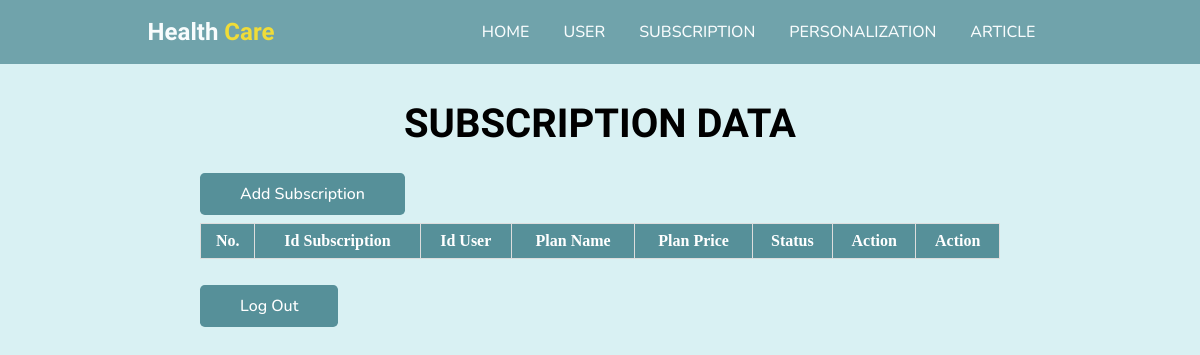
The page /admin/adminsubs.php on the database as committed earlier.
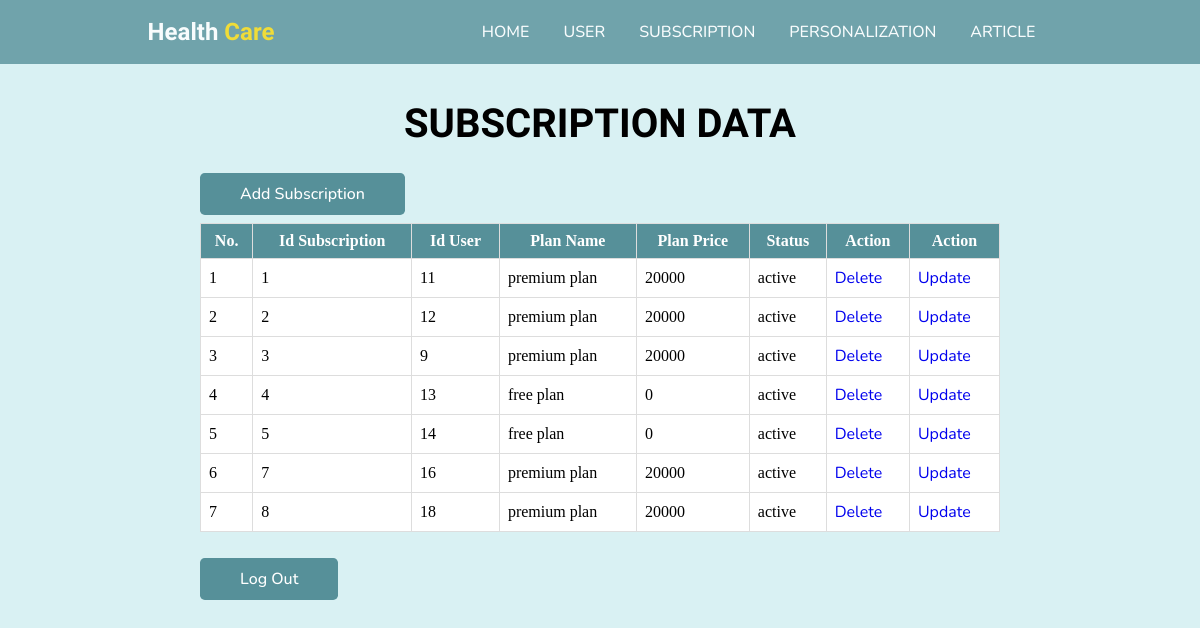
The same page on the database as committed later.
### tables this page shows
CREATE TABLE `subscription` (
  `id_subscription` int(11) NOT NULL,
  `id_user` int(11) NOT NULL,
  `plan_name` varchar(50) NOT NULL,
  `plan_price` varchar(225) NOT NULL,
  `status` varchar(11) NOT NULL
);

### admin/adminsubs.php (the view, shortened to what this page needs)
<!DOCTYPE html>
<html lang="en">
<head>
    <link rel="stylesheet" href="style_page.css">
</head>
<body>
    <header>
        <div class="logo">
            <h2>Health <span>Care</span></h2>
        </div>
        <ul class="navbar">
        <li><a href="index.php">Home</a></li>
            <li><a href="adminuser.php">User</a></li>
            <li><a href="adminsubs.php">Subscription</a></li>
            <li><a href="adminperson.php">Personalization</a></li>
            <li><a href="adminarticle.php">Article</a></li>
        </ul>
    </header>
    <section class="user">
    <h1 class="heading">Subscription Data</h1>
    <br>
    <br>
        <a href="adminsubsadd.php" class="btn">Add Subscription</a>
        <br>
        <br>
        <table border="1" class="table">
            <tr>
                <th>No.</th>
                <th>Id Subscription</th>
                <th>Id User</th>
                <th>Plan Name</th>
                <th>Plan Price</th>
                <th>Status</th>
                <th>Action</th>
                <th>Action</th>
            </tr>
            <?php
            include '../connect.php';
            $query_mysql = mysqli_query($mysqli, "SELECT * FROM subscription") or die(mysqli_error($mysqli));
            $nomor = 1;
            while($data = mysqli_fetch_array($query_mysql)) {
            ?>
            <tr>
                <td><?php echo $nomor++; ?></td>
                <td><?php echo $data['id_subscription']; ?></td>
                <td><?php echo $data['id_user']; ?></td>
                <td><?php echo $data['plan_name']; ?></td>
                <td><?php echo $data['plan_price']; ?></td>
                <td><?php echo $data['status']; ?></td>
                <td><a href="adminsubsdelete.php?id=<?php echo $data['id_subscription']; ?>" class="btn-hapus">Delete</a> </td>
                <td><a href="adminsubsupdate.php?id=<?php echo $data['id_subscription']; ?>" class="btn-update">Update</a> </td>
            </tr>
            <?php } ?>
        </table>
        <br>
        <br>
    <a href="../index.php" class="btn">Log Out</a>
    </section>
</body>
</html>

Rows that differ between the two databases and show on the page:
added subscription: id_subscription "1", id_user "11", plan_name "premium plan", plan_price "20000", status "active"
added subscription: id_subscription "2", id_user "12", plan_name "premium plan", plan_price "20000", status "active"
added subscription: id_subscription "3", id_user "9", plan_name "premium plan", plan_price "20000", status "active"
added subscription: id_subscription "4", id_user "13", plan_name "free plan", plan_price "0", status "active"
added subscription: id_subscription "5", id_user "14", plan_name "free plan", plan_price "0", status "active"
added subscription: id_subscription "7", id_user "16", plan_name "premium plan", plan_price "20000", status "active"
added subscription: id_subscription "8", id_user "18", plan_name "premium plan", plan_price "20000", status "active"
